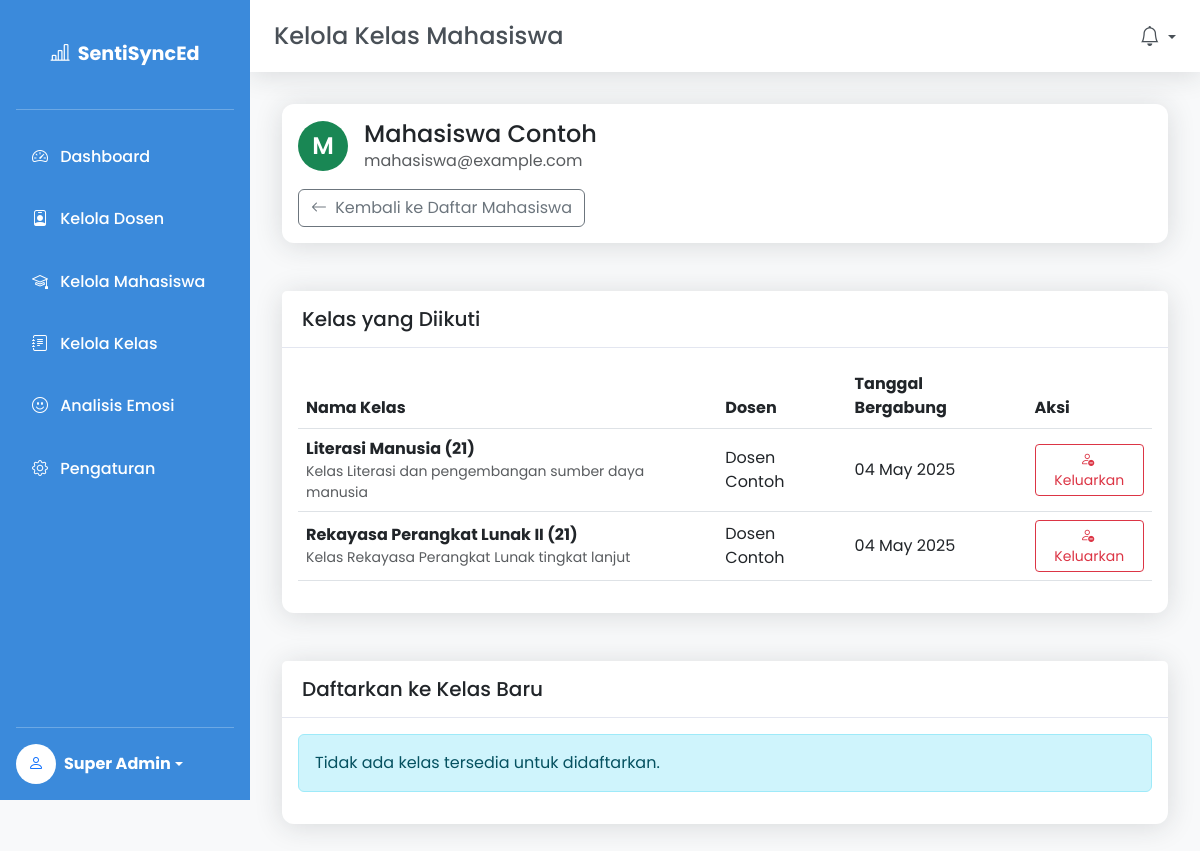
The app's page /SuperAdmin/manage_student_classes.php?id=2 (signed in) with its own data.
### tables this page shows
CREATE TABLE IF NOT EXISTS users (
    id INT AUTO_INCREMENT PRIMARY KEY,
    name VARCHAR(100) NOT NULL,
    email VARCHAR(100) NOT NULL UNIQUE,
    password VARCHAR(255) NOT NULL,
    role ENUM('SuperAdmin', 'Mahasiswa', 'Dosen') NOT NULL,
    created_at TIMESTAMP DEFAULT CURRENT_TIMESTAMP
);

CREATE TABLE class_members (
    id INT AUTO_INCREMENT PRIMARY KEY,
    class_id INT NOT NULL,
    user_id INT NOT NULL,
    joined_at TIMESTAMP DEFAULT CURRENT_TIMESTAMP,
    FOREIGN KEY (class_id) REFERENCES classes(id) ON DELETE CASCADE,
    FOREIGN KEY (user_id) REFERENCES users(id) ON DELETE CASCADE
);

CREATE TABLE IF NOT EXISTS classes (
    id INT AUTO_INCREMENT PRIMARY KEY,
    class_name VARCHAR(100) NOT NULL,
    description TEXT,
    dosen_id INT NOT NULL,
    created_at TIMESTAMP DEFAULT CURRENT_TIMESTAMP,
    FOREIGN KEY (dosen_id) REFERENCES users(id) ON DELETE CASCADE
);

### SuperAdmin/manage_student_classes.php (the view, shortened to what this page needs)
<?php
require_once '../fungsi_helper.php';
$mahasiswa = null;
$availableClasses = [];
$enrolledClasses = [];
$mahasiswaId = (int)$_GET['id'];
try {
    $stmt = $conn->prepare("SELECT id, name, email FROM users WHERE id = ? AND role = 'Mahasiswa'");
    $stmt->execute([$mahasiswaId]);
    $mahasiswa = $stmt->fetch(PDO::FETCH_ASSOC);
    $stmt = $conn->prepare("
        SELECT cm.id as membership_id, c.id, c.class_name, c.description, u.name as dosen_name, cm.joined_at
        FROM class_members cm
        JOIN classes c ON cm.class_id = c.id
        JOIN users u ON c.dosen_id = u.id
        WHERE cm.user_id = ?
        ORDER BY c.class_name
    ");
    $stmt->execute([$mahasiswaId]);
    $enrolledClasses = $stmt->fetchAll(PDO::FETCH_ASSOC);
    $stmt = $conn->prepare("
        SELECT c.id, c.class_name, c.description, u.name as dosen_name
        FROM classes c
        JOIN users u ON c.dosen_id = u.id
        WHERE c.id NOT IN (
            SELECT class_id FROM class_members WHERE user_id = ?
        )
        ORDER BY c.class_name
    ");
    $stmt->execute([$mahasiswaId]);
    $availableClasses = $stmt->fetchAll(PDO::FETCH_ASSOC);
} catch (PDOException $e) {
    $error = "Error: " . $e->getMessage();
}
?>
<!DOCTYPE html>
<html lang="id">
<head>
    <link href="https://cdn.jsdelivr.net/npm/bootstrap@5.3.0/dist/css/bootstrap.min.css" rel="stylesheet">
    <link href="https://cdn.jsdelivr.net/npm/bootstrap-icons@1.8.1/font/bootstrap-icons.css" rel="stylesheet">
</head>
<body>
    <div class="sidebar d-flex flex-column flex-shrink-0 p-3 text-white col-md-3 col-lg-2">
        <div class="sidebar-brand d-flex align-items-center justify-content-center position-relative">
            <i class="bi bi-bar-chart-line me-2"></i>
            <span>SentiSyncEd</span>
        </div>
        <hr>
        <ul class="nav nav-pills flex-column mb-auto">
            <li class="nav-item">
                <a href="dashboard_admin.php" class="nav-link text-white">
                    <i class="bi bi-speedometer2"></i>
                    Dashboard
                </a>
            </li>
            <li>
                <a href="manage_dosen.php" class="nav-link text-white">
                    <i class="bi bi-person-badge"></i>
                    Kelola Dosen
                </a>
            </li>
            <li>
                <a href="manage_mahasiswa.php" class="nav-link text-white">
                    <i class="bi bi-mortarboard"></i>
                    Kelola Mahasiswa
                </a>
            </li>
            <li>
                <a href="#" class="nav-link text-white">
                    <i class="bi bi-journal-text"></i>
                    Kelola Kelas
                </a>
            </li>
            <li>
                <a href="#" class="nav-link text-white">
                    <i class="bi bi-emoji-smile"></i>
                    Analisis Emosi
                </a>
            </li>
            <li>
                <a href="#" class="nav-link text-white">
                    <i class="bi bi-gear"></i>
                    Pengaturan
                </a>
            </li>
        </ul>
        <hr>
        <div class="dropdown">
            <a href="#" class="d-flex align-items-center text-white text-decoration-none dropdown-toggle" id="dropdownUser1" data-bs-toggle="dropdown" aria-expanded="false">
                <div class="avatar me-2 bg-white">
                    <i class="bi bi-person text-primary"></i>
                </div>
                <strong><?= htmlspecialchars($_SESSION['name']) ?></strong>
            </a>
        </div>
    </div>
    <div class="topbar d-flex align-items-center justify-content-between">
        <div class="d-none d-md-flex">
            <h4 class="mb-0">Kelola Kelas Mahasiswa</h4>
        </div>
        <div class="d-flex">
            <div class="position-relative">
                <a class="nav-link dropdown-toggle" href="#" id="alertsDropdown" role="button" data-bs-toggle="dropdown" aria-expanded="false">
                    <i class="bi bi-bell fs-5"></i>
                </a>
            </div>
        </div>
    </div>
    <div class="main-content">
        <div class="content-wrapper">
            <div class="row mb-4">
                <div class="col-12">
                    <div class="card">
                        <div class="card-body">
                            <div class="d-flex align-items-center mb-3">
                                <div class="avatar me-3 bg-success text-white" style="width: 50px; height: 50px; font-size: 1.5rem;">
                                    <?= substr($mahasiswa['name'], 0, 1) ?>
                                </div>
                                <div>
                                    <h4 class="mb-0"><?= htmlspecialchars($mahasiswa['name']) ?></h4>
                                    <p class="text-muted mb-0"><?= htmlspecialchars($mahasiswa['email']) ?></p>
                                </div>
                            </div>
                            <div class="d-flex">
                                <a href="manage_mahasiswa.php" class="btn btn-outline-secondary">
                                    <i class="bi bi-arrow-left me-1"></i> Kembali ke Daftar Mahasiswa
                                </a>
                            </div>
                        </div>
                    </div>
                </div>
            </div>
            <div class="row mb-4">
                <div class="col-12">
                    <div class="card">
                        <div class="card-header d-flex justify-content-between align-items-center">
                            <h5 class="m-0 font-weight-bold">Kelas yang Diikuti</h5>
                        </div>
                        <div class="card-body">
                            <?php if (empty($enrolledClasses)): ?>
                                <div class="alert alert-info">
                                    Mahasiswa belum terdaftar di kelas manapun.
                                </div>
                            <?php else: ?>
                                <div class="table-responsive">
                                    <table class="table table-hover align-middle">
                                        <thead>
                                            <tr>
                                                <th>Nama Kelas</th>
                                                <th>Dosen</th>
                                                <th>Tanggal Bergabung</th>
                                                <th>Aksi</th>
                                            </tr>
                                        </thead>
                                        <tbody>
                                            <?php foreach ($enrolledClasses as $class): ?>
                                                <tr>
                                                    <td>
                                                        <div class="fw-bold"><?= htmlspecialchars($class['class_name']) ?></div>
                                                        <div class="small text-muted"><?= htmlspecialchars($class['description']) ?></div>
                                                    </td>
                                                    <td><?= htmlspecialchars($class['dosen_name']) ?></td>
                                                    <td><?= date('d M Y', strtotime($class['joined_at'])) ?></td>
                                                    <td>
                                                        <button class="btn btn-sm btn-outline-danger" data-bs-toggle="modal" data-bs-target="#unenrollModal<?= $class['id'] ?>">
                                                            <i class="bi bi-person-dash me-1"></i> Keluarkan
                                                        </button>
                                                    </td>
                                                </tr>
                                            <?php endforeach; ?>
                                        </tbody>
                                    </table>
                                </div>
                            <?php endif; ?>
                        </div>
                    </div>
                </div>
            </div>
            <div class="row">
                <div class="col-12">
                    <div class="card">
                        <div class="card-header d-flex justify-content-between align-items-center">
                            <h5 class="m-0 font-weight-bold">Daftarkan ke Kelas Baru</h5>
                        </div>
                        <div class="card-body">
                            <?php if (empty($availableClasses)): ?>
                                <div class="alert alert-info">
                                    Tidak ada kelas tersedia untuk didaftarkan.
                                </div>
                            <?php endif; ?>
                        </div>
                    </div>
                </div>
            </div>
        </div>
    </div>
</body>
</html>

### SuperAdmin/manage_student_classes.php (style rules this page uses)
body { font-family: 'Poppins', sans-serif; background-color: #f8f9fa; color: #495057; overflow-x: hidden; }
.sidebar { background-color: #3b8adb; background-image: linear-gradient(180deg, #3b8adb 10%, #3b8adb 100%); min-height: 100vh; position: fixed; z-index: 1030; width: 250px; transition: all 0.3s ease; }
.sidebar .nav-link { color: rgba(255, 255, 255, 0.8); padding: 1rem; font-weight: 500; border-radius: 0.5rem; margin: 0.2rem 0; }
.sidebar .nav-link i { margin-right: 0.5rem; }
.sidebar-brand { padding: 1.5rem 1rem; color: white; font-weight: 700; font-size: 1.2rem; text-align: center; }
.main-content { margin-left: 250px; padding: 2rem; }
.card { border: none; border-radius: 0.75rem; box-shadow: 0 0.15rem 1.75rem rgba(33, 40, 50, 0.15); margin-bottom: 1.5rem; }
.card-header { background-color: #fff; border-bottom: 1px solid #e3e6f0; padding: 1rem 1.25rem; font-weight: 600; }
.table-responsive { overflow-x: auto; }
.avatar { width: 40px; height: 40px; border-radius: 50%; background-color: #e9ecef; display: flex; align-items: center; justify-content: center; font-weight: 600; color: #495057; }
.topbar { height: 4.5rem; box-shadow: 0 0.15rem 1.75rem rgba(33, 40, 50, 0.15); background-color: white; position: fixed; top: 0; right: 0; left: 250px; z-index: 1; padding: 0 1.5rem; }
.content-wrapper { padding-top: 4.5rem; }

### records on screen
users: name "M", name "Mahasiswa Contoh", email "mahasiswa@example.com"
class_members: class.class_name "Literasi Manusia (21)", class.description "Kelas Literasi dan pengembangan sumber daya manusia", users.name "Dosen Contoh", joined_at "04 May 2025"
class_members: class.class_name "Rekayasa Perangkat Lunak II (21)", class.description "Kelas Rekayasa Perangkat Lunak tingkat lanjut", users.name "Dosen Contoh", joined_at "04 May 2025"

### other values on screen
$_SESSION['name'] "Super Admin"
